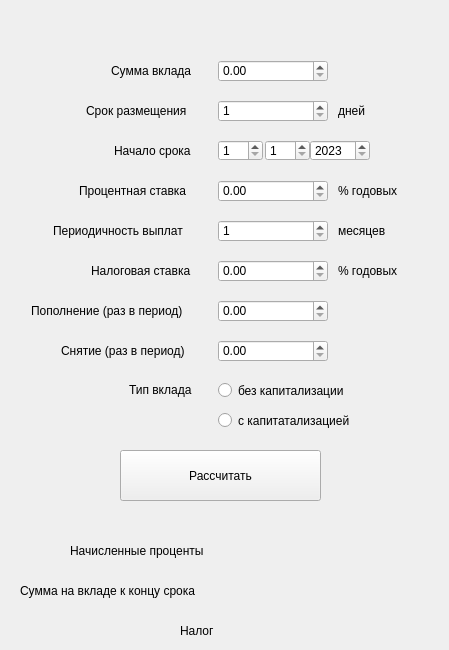
    <widget class="QWidget" name="tab_11">
     <attribute name="title">
      <string>Deposit</string>
     </attribute>
     <widget class="QLabel" name="label_14">
      <property name="geometry">
       <rect>
        <x>111</x>
        <y>60</y>
        <width>91</width>
        <height>21</height>
       </rect>
      </property>
      <property name="text">
       <string>Сумма вклада</string>
      </property>
     </widget>
     <widget class="QLabel" name="label_15">
      <property name="geometry">
       <rect>
        <x>86</x>
        <y>100</y>
        <width>121</width>
        <height>21</height>
       </rect>
      </property>
      <property name="text">
       <string>Срок размещения</string>
      </property>
     </widget>
     <widget class="QLabel" name="label_16">
      <property name="geometry">
       <rect>
        <x>79</x>
        <y>180</y>
        <width>121</width>
        <height>21</height>
       </rect>
      </property>
      <property name="text">
       <string>Процентная ставка</string>
      </property>
     </widget>
     <widget class="QLabel" name="label_17">
      <property name="geometry">
       <rect>
        <x>91</x>
        <y>260</y>
        <width>111</width>
        <height>21</height>
       </rect>
      </property>
      <property name="text">
       <string>Налоговая ставка</string>
      </property>
     </widget>
     <widget class="QLabel" name="label_18">
      <property name="geometry">
       <rect>
        <x>53</x>
        <y>220</y>
        <width>151</width>
        <height>21</height>
       </rect>
      </property>
      <property name="text">
       <string>Периодичность выплат</string>
      </property>
     </widget>
     <widget class="QLabel" name="label_19">
      <property name="geometry">
       <rect>
        <x>114</x>
        <y>140</y>
        <width>91</width>
        <height>21</height>
       </rect>
      </property>
      <property name="text">
       <string>Начало срока</string>
      </property>
     </widget>
     <widget class="QRadioButton" name="capitalization_OFF">
      <property name="geometry">
       <rect>
        <x>218</x>
        <y>380</y>
        <width>151</width>
        <height>21</height>
       </rect>
      </property>
      <property name="text">
       <string>без капитализации</string>
      </property>
     </widget>
     <widget class="QRadioButton" name="capitalization_ON">
      <property name="geometry">
       <rect>
        <x>218</x>
        <y>410</y>
        <width>151</width>
        <height>21</height>
       </rect>
      </property>
      <property name="text">
       <string>с капитатализацией</string>
      </property>
     </widget>
     <widget class="QPushButton" name="deposit_count">
      <property name="geometry">
       <rect>
        <x>120</x>
        <y>450</y>
        <width>201</width>
        <height>51</height>
       </rect>
      </property>
      <property name="styleSheet">
       <string notr="true">QPushButton {
	float: right;
	margin-right: 3%; 
	margin-top: 5px; 
	border-radius: 5px;
	﻿moz-border-radius: 5px;
﻿	webkit-border-radius: 5px;
	padding: 5px 9px; font-size: 1.2em;
	background-color: rgb(255, 151, 57);
	text-shadow: #454545 0 0 2px;
	border-bottom: 4px solid rgb(236, 141, 49); 
	color: white;
	font-family: 'Roboto Slab', serif;
}

QPushButton:pressed {
    background-color: qlineargradient(x1: 0, y1: 0, x2: 0, y2: 1,
                                      stop: 0 #FF7832, stop: 1 #FF9739);
}</string>
      </property>
      <property name="text">
       <string>Рассчитать</string>
      </property>
     </widget>
     <widget class="QLabel" name="label_21">
      <property name="geometry">
       <rect>
        <x>70</x>
        <y>540</y>
        <width>151</width>
        <height>21</height>
       </rect>
      </property>
      <property name="text">
       <string>Начисленные проценты</string>
      </property>
     </widget>
     <widget class="QLabel" name="label_22">
      <property name="geometry">
       <rect>
        <x>180</x>
        <y>620</y>
        <width>41</width>
        <height>21</height>
       </rect>
      </property>
      <property name="text">
       <string>Налог</string>
      </property>
     </widget>
     <widget class="QLabel" name="label_23">
      <property name="geometry">
       <rect>
        <x>20</x>
        <y>580</y>
        <width>201</width>
        <height>21</height>
       </rect>
      </property>
      <property name="text">
       <string>Сумма на вкладе к концу срока</string>
      </property>
     </widget>
     <widget class="QSpinBox" name="TIME_DEPOSIT">
      <property name="geometry">
       <rect>
        <x>218</x>
        <y>100</y>
        <width>110</width>
        <height>22</height>
       </rect>
      </property>
      <property name="minimum">
       <number>1</number>
      </property>
      <property name="maximum">
       <number>18250</number>
      </property>
     </widget>
     <widget class="QSpinBox" name="PERIOD_PAYMENT">
      <property name="geometry">
       <rect>
        <x>218</x>
        <y>220</y>
        <width>110</width>
        <height>22</height>
       </rect>
      </property>
      <property name="minimum">
       <number>1</number>
      </property>
      <property name="maximum">
       <number>12</number>
      </property>
     </widget>
     <widget class="QDoubleSpinBox" name="DEPOSIT">
      <property name="geometry">
       <rect>
        <x>218</x>
        <y>60</y>
        <width>110</width>
        <height>22</height>
       </rect>
      </property>
      <property name="maximum">
       <double>1000000000.000000000000000</double>
      </property>
     </widget>
     <widget class="QDoubleSpinBox" name="RATE_DEPOSIT">
      <property name="geometry">
       <rect>
        <x>218</x>
        <y>180</y>
        <width>110</width>
        <height>22</height>
       </rect>
      </property>
      <property name="maximum">
       <double>100.000000000000000</double>
      </property>
      <property name="singleStep">
       <double>0.500000000000000</double>
      </property>
     </widget>
     <widget class="QDoubleSpinBox" name="NALOG_RATE">
      <property name="geometry">
       <rect>
        <x>218</x>
        <y>260</y>
        <width>110</width>
        <height>22</height>
       </rect>
      </property>
      <property name="maximum">
       <double>100.000000000000000</double>
      </property>
      <property name="singleStep">
       <double>0.500000000000000</double>
      </property>
     </widget>
     <widget class="QLabel" name="label_24">
      <property name="geometry">
       <rect>
        <x>338</x>
        <y>100</y>
        <width>58</width>
        <height>21</height>
       </rect>
      </property>
      <property name="text">
       <string>дней</string>
      </property>
     </widget>
     <widget class="QLabel" name="label_25">
      <property name="geometry">
       <rect>
        <x>338</x>
        <y>220</y>
        <width>58</width>
        <height>21</height>
       </rect>
      </property>
      <property name="text">
       <string>месяцев</string>
      </property>
     </widget>
     <widget class="QLabel" name="label_26">
      <property name="geometry">
       <rect>
        <x>338</x>
        <y>180</y>
        <width>68</width>
        <height>21</height>
       </rect>
      </property>
      <property name="text">
       <string>% годовых</string>
      </property>
     </widget>
     <widget class="QLabel" name="label_28">
      <property name="geometry">
       <rect>
        <x>338</x>
        <y>260</y>
        <width>68</width>
        <height>21</height>
       </rect>
      </property>
      <property name="text">
       <string>% годовых</string>
      </property>
     </widget>
     <widget class="QLabel" name="PROFIT">
      <property name="geometry">
       <rect>
        <x>233</x>
        <y>540</y>
        <width>200</width>
        <height>21</height>
       </rect>
      </property>
      <property name="text">
       <string/>
      </property>
     </widget>
     <widget class="QLabel" name="DEPOSIT_END">
      <property name="geometry">
       <rect>
        <x>233</x>
        <y>580</y>
        <width>200</width>
        <height>21</height>
       </rect>
      </property>
      <property name="text">
       <string/>
      </property>
     </widget>
     <widget class="QLabel" name="TAX">
      <property name="geometry">
       <rect>
        <x>240</x>
        <y>620</y>
        <width>200</width>
        <height>21</height>
       </rect>
      </property>
      <property name="text">
       <string/>
      </property>
     </widget>
     <widget class="QSpinBox" name="DAY">
      <property name="geometry">
       <rect>
        <x>218</x>
        <y>140</y>
        <width>45</width>
        <height>21</height>
       </rect>
      </property>
      <property name="minimum">
       <number>1</number>
      </property>
      <property name="maximum">
       <number>31</number>
      </property>
     </widget>
     <widget class="QSpinBox" name="MONTH">
      <property name="geometry">
       <rect>
        <x>265</x>
        <y>140</y>
        <width>45</width>
        <height>21</height>
       </rect>
      </property>
      <property name="minimum">
       <number>1</number>
      </property>
      <property name="maximum">
       <number>12</number>
      </property>
      <property name="displayIntegerBase">
       <number>10</number>
      </property>
     </widget>
     <widget class="QSpinBox" name="YEAR">
      <property name="geometry">
       <rect>
        <x>310</x>
        <y>140</y>
        <width>60</width>
        <height>21</height>
       </rect>
      </property>
      <property name="minimum">
       <number>2023</number>
      </property>
      <property name="maximum">
       <number>2123</number>
      </property>
     </widget>
     <widget class="QLabel" name="label_27">
      <property name="geometry">
       <rect>
        <x>31</x>
        <y>300</y>
        <width>171</width>
        <height>21</height>
       </rect>
      </property>
      <property name="text">
       <string>Пополнение (раз в период)</string>
      </property>
     </widget>
     <widget class="QLabel" name="label_29">
      <property name="geometry">
       <rect>
        <x>61</x>
        <y>340</y>
        <width>141</width>
        <height>21</height>
       </rect>
      </property>
      <property name="text">
       <string>Снятие (раз в период)</string>
      </property>
     </widget>
     <widget class="QDoubleSpinBox" name="ADD_DEPOSIT">
      <property name="geometry">
       <rect>
        <x>218</x>
        <y>300</y>
        <width>110</width>
        <height>22</height>
       </rect>
      </property>
      <property name="maximum">
       <double>1000000000.000000000000000</double>
      </property>
     </widget>
     <widget class="QDoubleSpinBox" name="REMOVE_DEPOSIT">
      <property name="geometry">
       <rect>
        <x>218</x>
        <y>340</y>
        <width>110</width>
        <height>22</height>
       </rect>
      </property>
      <property name="maximum">
       <double>1000000000.000000000000000</double>
      </property>
     </widget>
     <widget class="QLabel" name="label_20">
      <property name="geometry">
       <rect>
        <x>129</x>
        <y>380</y>
        <width>81</width>
        <height>20</height>
       </rect>
      </property>
      <property name="text">
       <string>Тип вклада</string>
      </property>
     </widget>
    </widget>
